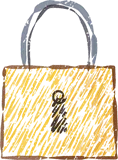
#> input picture app/src/assets/arte/cadeado.webp, 118 x 160 px, given in place of simuladinho-0.png, which was not available
$ python exportar.py
#> lines starting #> are read from the running program, lines starting #| are printed output that depends on the picture
# Exporta a arte renderizada (out/) para o app: recorta o transparente, reduz e salva em WebP com alfa.
# A hachura vira UMA máscara (só alfa): o app pinta qualquer cor através dela com CSS mask.
import os
from PIL import Image
APP = '/home/claude/simuladinho/app/src/assets/arte'
os.makedirs(APP, exist_ok=True)
for f in os.listdir(APP): os.remove(f'{APP}/{f}')
#> pass 2 of the loop `for f in os.listdir(APP): os.remove(f'{APP}/{f}')`:
NOMES = ['coruja', 'coruja-feliz', 'lupa', 'relogio', 'livro', 'coracao', 'cadeado', 'estrela']
ALTURA = {'coruja': 360, 'coruja-feliz': 360}
for i, n in enumerate(NOMES):
    im = Image.open(f'out/simuladinho-{i*30}.png'); im = im.crop(im.getbbox())
#> further down, im is the input picture: PIL image 118x160 RGBA; mean R, G, B, A 146, 117.9, 53.5, 78.1
    lado = ALTURA.get(n, 160); k = lado / max(im.width, im.height) if n not in ALTURA else lado / im.height
#> after `k = lado / max(im.width, im.height) if n not in ALTURA else lado / im.`: k = 2.25
    im.resize((round(im.width * k), round(im.height * k)), Image.LANCZOS).save(f'{APP}/{n}.webp', 'WEBP', quality=82, alpha_quality=70, method=4)
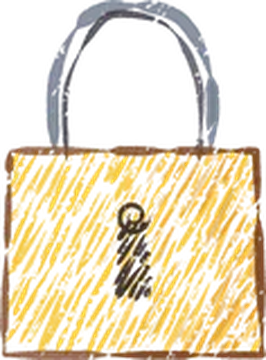
#> saved as coruja.webp: PIL image 266x360 RGBA; mean R, G, B, A 123.4, 98.7, 41.1, 78.6; transparent parts drawn white
#> pass 2 of the loop `for i, n in enumerate(NOMES):`:
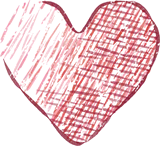
#> input picture app/src/assets/arte/coracao.webp, 160 x 146 px, given in place of simuladinho-30.png, which was not available
#> im is the input picture: PIL image 160x146 RGBA; mean R, G, B, A 149, 64.5, 75.5, 66.7
#> `im.resize((round(im.width * k), round(im.height * k)), Image.LANCZOS)...`:
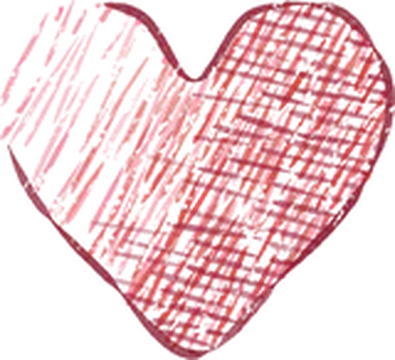
#> saved as coruja-feliz.webp: PIL image 395x360 RGBA; mean R, G, B, A 122.3, 49.7, 58.7, 67.2; transparent parts drawn white
#> (the run stopped early here; a loop or call above may not have finished)
